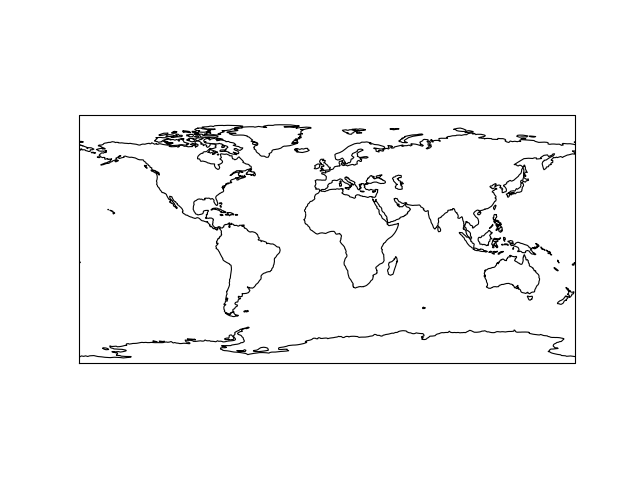

Write Python code to recreate this figure.
import cartopy.crs as ccrs
import matplotlib.pyplot as plt

ax = plt.axes(projection=ccrs.PlateCarree())
ax.coastlines()

plt.show()
